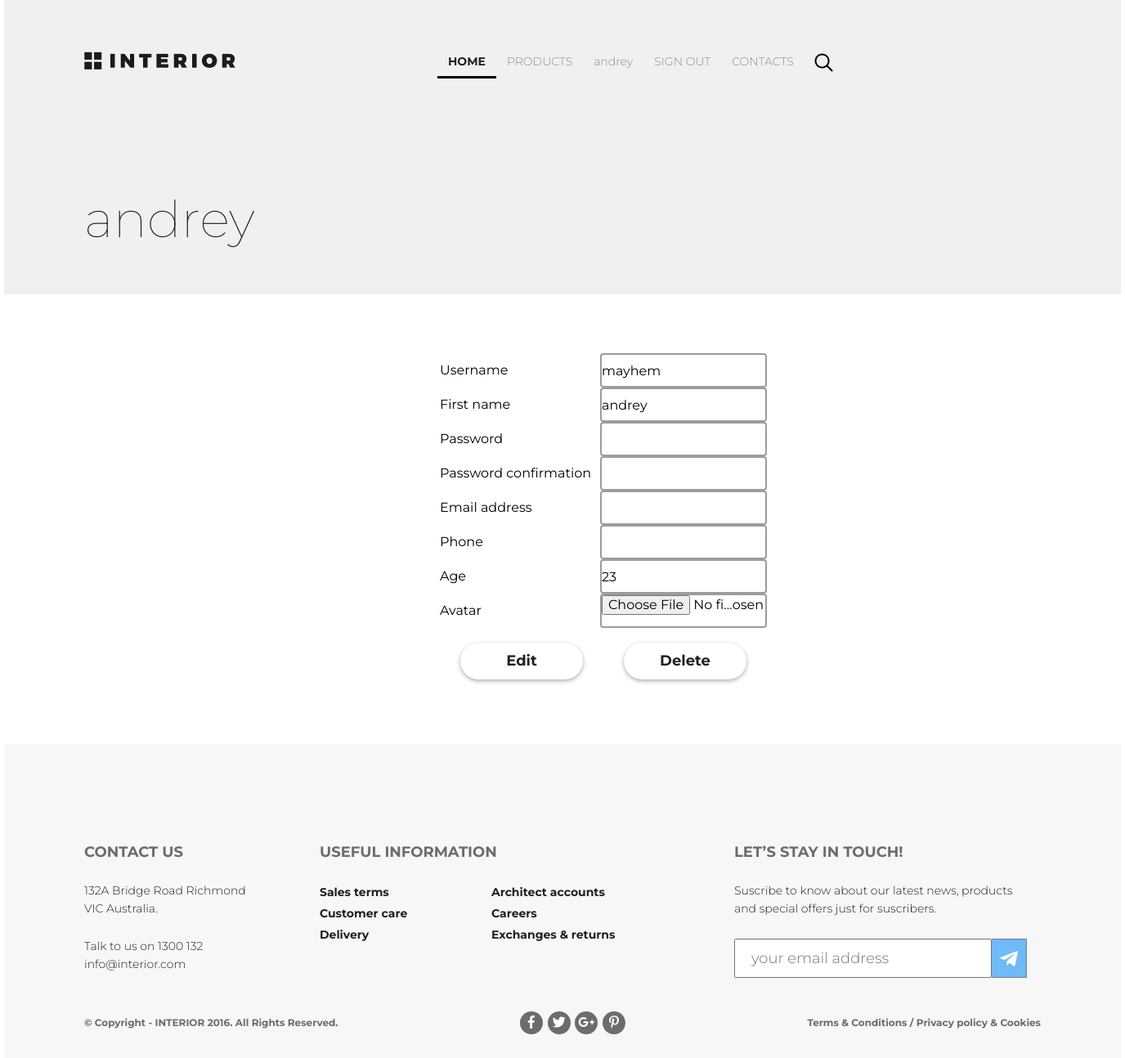
/auth/edit/ (signed in), run on an earlier commit of the app's database.
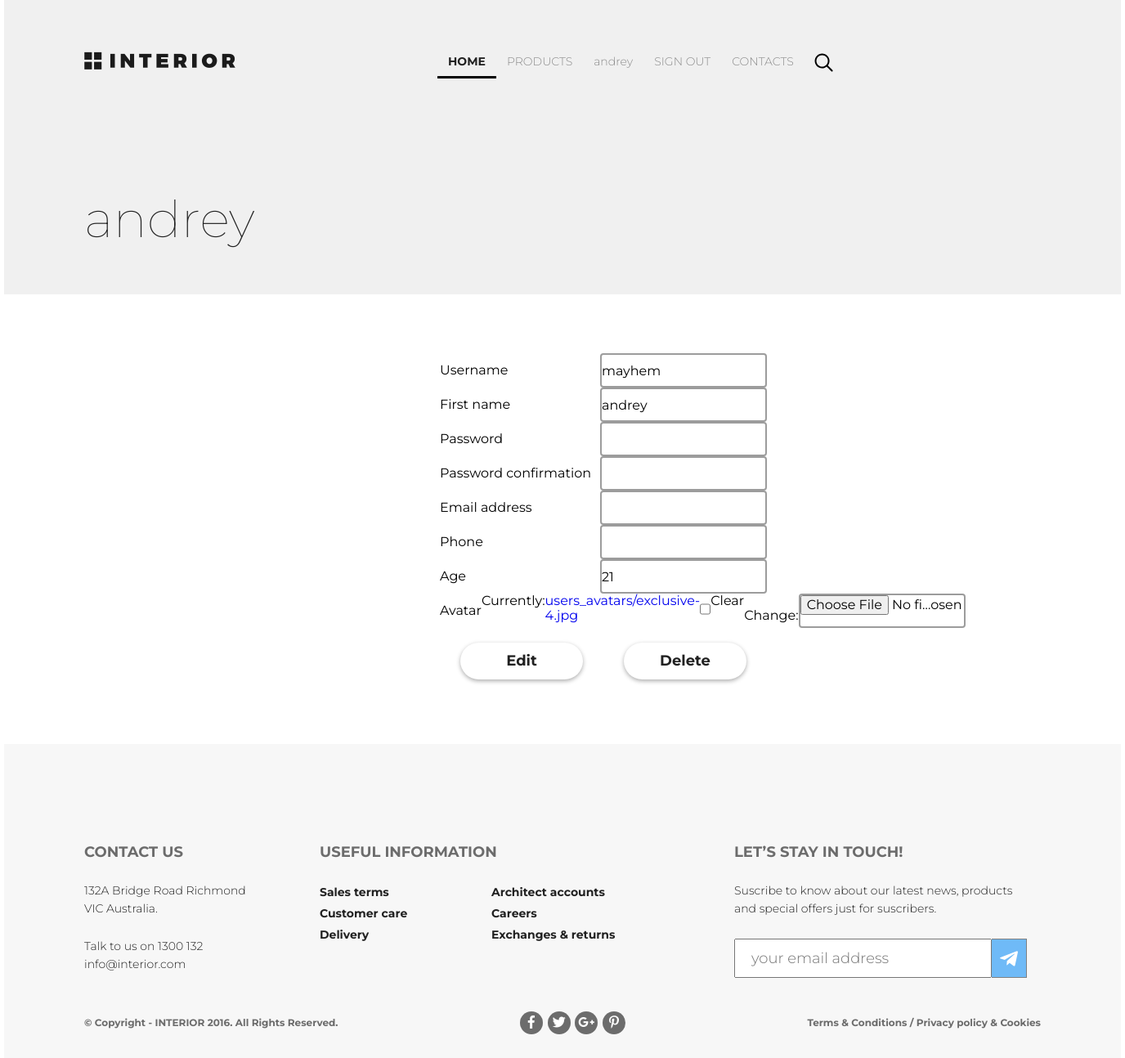
And on a later commit of the database.
### authapp/models.py (models this page shows)
class ShopUser(AbstractUser):
    avatar = models.ImageField(verbose_name='avatar', upload_to='users_avatars', blank=True)
    age = models.PositiveIntegerField(verbose_name='age')
    phone = models.CharField(verbose_name='phone', max_length=12, blank=True)

### authapp/views.py (the view)
# urls.py: path('edit/', authapp.edit, name='edit'),
def edit(request):
    title = request.user.first_name
    template = 'authapp/user.html'
    user = ShopUser.objects.get(username=request.user)
    form = ShopUserRegisterForm(instance=user)
    if request.method == 'POST' and 'edit' in request.POST:
        form = ShopUserRegisterForm(request.POST, request.FILES, instance=user)
        if form.is_valid():
            form.save()
            return HttpResponseRedirect(reverse('auth:login'))
    if request.method == 'POST' and 'delete' in request.POST:
        user.delete()
        return HttpResponseRedirect(reverse('main'))
    content = {'title': title, 'form': form, 'type': 'edit', 'text': title, 'button': 'Edit'}
    return render(request, template, content)

### authapp/forms.py (shortened to what this page needs)
class ShopUserRegisterForm(UserCreationForm):
    class Meta:
        model = ShopUser
        fields = ('username', 'first_name', 'password1', 'password2', 'email', 'phone', 'age', 'avatar')
    def __init__(self, *args, **kwargs):
        super(ShopUserRegisterForm, self).__init__(*args, **kwargs)
        for field_name, field in self.fields.items():
            field.widget.attrs['class'] = 'form-control'
            field.help_text = ''

### authapp/templates/authapp/user.html (shortened to what this page needs)
{% extends 'authapp/base.html' %}
{% load staticfiles %}
{% block container %}
    <div class="{{ type }}-page container">
        <div class="user-header padding-site">
            {% include "includes/inc_menu.html" %}
            <div class="slider-text">
                <h2>{{ text }}</h2>
            </div>
        </div>
        <div class="content padding-site">
            <form class="form-horizontal" action="" method="POST" enctype="multipart/form-data">
                {% for field in form  %}
                <div class="form-field">
                    <label for="{{ field.name }}" class="form-field-label">
                        {{ field.label }}
                    </label>
                    {{ field }}
                </div>
                {% endfor %}
                <br>
                <div class="buttons">
                {% if type != 'edit' %}
                    <button type="submit" class="form-control order-link">{{ button }}</button>
                {% else %}
                    <input type="submit" name="edit" class="form-control order-link" value="{{ button }}">
                    <input type="submit" name="delete" class="form-control order-link delete" value="Delete">
                {% endif %}
                </div>
            </form>
        </div>
        {% include "includes/inc_footer.html" %}
    </div>
{% endblock %}

### authapp/templates/authapp/base.html (shortened to what this page needs)
{% load static %}
<!DOCTYPE html>
<html>
<head>
    {% block css %}
        <link rel="stylesheet" type="text/css" href="{% static 'authapp/css/style.css' %}">
        <link rel="stylesheet" type="text/css" href="{% static 'authapp/css/normalize.css' %}">
        <link rel="stylesheet" href="https://use.fontawesome.com/releases/v5.2.0/css/all.css">
    {% endblock %}
</head>
<body>
    {% block container %}
    {% endblock %}
</body>
</html>

### authapp/templates/includes/inc_menu.html
            <div class="header">
                <a href="{% url 'main' %}" class="logo"><img src="/static/img/logo.png" alt="logo"></a>
                <ul class="menu">
                    <li><a href="{% url 'main' %}" class="active-link">HOME</a></li>
                    <li><a href="{% url 'products:product_index' %}">PRODUCTS</a></li>
                    {% if user.is_authenticated %}
                    <li><a href="{% url 'auth:edit' %}">{{ user.first_name|default:'USER' }}</a></li>
                    {% else %}
                    <li><a href="{% url 'auth:login' %}">SIGN IN</a></li>
                    {% endif %}
                    <li>
                    {% if user.is_authenticated %}
                        <a href="{% url 'auth:logout' %}">SIGN OUT</a>
                    {% else %}
                        <a href="{% url 'auth:register' %}">LOG IN</a>
                    {% endif %}
                    </li>
                    <li><a href="{% url 'contacts' %}">CONTACTS</a></li>
                    <li><input class="search-bar" type="text" name="search"></li>
                </ul>
            </div>

### authapp/templates/includes/inc_footer.html
        <div class="footer padding-site">
            <div class="contact">
                <h3>Contact Us</h3>
                <p>132A Bridge Road Richmond VIC Australia.</p>
                <p>Talk to us on 1300 132 info@interior.com</p>
            </div>
            <div class="useful-info">
                <h3>Useful Information</h3>
                <div class="block">
                    <div class="block-1">
                        <a href="#">Sales terms</a>
                        <a href="#">Customer care</a>
                        <a href="#">Delivery</a>
                    </div>
                    <div class="block-2">
                        <a href="#">Architect accounts</a>
                        <a href="#">Careers</a>
                        <a href="#">Exchanges &amp; returns</a>
                    </div>
                </div>
            </div>
            <div class="subs">
                <h3>Let’s Stay in Touch!</h3>
                <p>Suscribe to know about our latest news, products and special offers just for suscribers.</p>
                    <form  class="email" action="">
                        <input type="email" placeholder="your email address">
                        <button type="submit"><i class="fab fa-telegram-plane"></i></button>
                    </form>
            </div>
            <div class="copyrights">
                <h4>© Copyright - INTERIOR 2016. All Rights Reserved.</h4>
                <div class="social-links">
                    <a href="#" class="icon">
                        <i class="fab fa-facebook-f"></i>
                    </a>
                    <a href="#" class="icon">
                        <i class="fab fa-twitter"></i>
                    </a>
                    <a href="#" class="icon">
                        <i class="fab fa-google-plus-g"></i>
                    </a>
                    <a href="#" class="icon">
                        <i class="fab fa-pinterest-p"></i>
                    </a>
                </div>
                <h4>Terms &amp; Conditions / Privacy policy &amp; Cookies</h4>
            </div>
        </div>

### authapp/static/authapp/css/style.css (style rules this page uses)
* { margin: 0; padding: 0; }
body { font-family: 'Montserrat', sans-serif; background-color: white; }
a { text-decoration: none; }
.container { width: 1366px; margin: 0 auto; }
.padding-site { padding-left: 98px; padding-right: 98px; }
.header { display: flex; justify-content: space-between; }
.logo { margin-top: 63px; }
.menu { display: flex; margin-top: 57px; position: absolute; left: 530px; }
.menu li { list-style-type: none; }
.menu a { color: #8c8c8c; font-size: 14px; font-weight: 300; display: block; padding: 10px 13px; transition: all 0.2s; }
.menu .active-link { color: #212121 !important; font-weight: 700; border-bottom: 3px solid black !important; }
.menu .search-bar { background-image: url('/static/img/search.svg'); width: 25px; height: 38px; border: 2px solid transparent; background-color: #f0f0f0; background-position: 5px 6px; background-repeat: no-repeat; transition: 0.5s; padding-left: 35px; outline: none; margin-left: 5px; }
.slider-text { margin-top: 288px; position: absolute; }
.slider-text h2 { color: #212121; font-size: 62px; font-weight: 100; line-height: 72px; text-align: left; }
.user-header { position: relative; height: 360px; background-color: #f0f0f0; }
.user-header .slider-text { bottom: 56px; }
.content { position: relative; height: 550px; }
.form-field-label { line-height: 42px; }
.form-horizontal { display: block; text-align: left; padding-top: 72px; padding-left: 435px; width: 400px; }
.form-field { display: flex; justify-content: space-between; }
.form-horizontal input { width: 200px; height: 38px; border: 2px solid #9c9c9c; border-radius: 4px; outline: none; }
.form-horizontal input[type="submit"] { width: 150px; height: 45px; border-radius: 22.5px; border:none; }
.buttons { display: flex; justify-content: space-around; }
.order-link { font-family: Montserrat; color: #212121; font-size: 18px; font-weight: 700; text-align: center; background-color: #ffffff; box-shadow: 0px 2px 4.85px 0.15px rgba(33, 33, 33, 0.35); width: 181px; height: 45px; line-height: 45px; display: block; border-radius: 22.5px; transition: 0.5s; padding-left: 16.5px; padding-right: 16.5px; }
.footer { height: 264px; position: relative; background-color: #f7f7f7; display: flex; padding-top: 120px; }
.footer h3 { padding-bottom: 24px; color: #6c6c6c; font-size: 18px; font-weight: 700; line-height: 24px; text-align: left; text-transform: uppercase; }
.footer p { color: #212121; font-size: 14px; font-weight: 300; line-height: 22px; text-align: left; }
.contact { width: 221px; margin-right: 67px; }
.contact p { padding-bottom: 24px; }
.useful-info { width: 420px; margin-right: 87px; }
.useful-info a { color: #212121; font-size: 14px; font-weight: 700; line-height: 26px; text-align: left; }
.useful-info .block { display: flex; }
.block-1 a { margin-right: 78px; display: block; width: 132px; }
.block-2 a { display: block; width: 187px; }
.subs { width: 358px; }
.subs p { margin-bottom: 26px; }
.email { display: flex; }
.email input { width: 332px; height: 14px; padding: 15px 19px; color: #6c6c6c; font-size: 18px; font-weight: 300; text-align: left; }
.email button { float: left; padding: 10px; background: #6fbaf7; color: white; font-size: 25px; border: 1px solid grey; border-left: none; cursor: pointer; height: 48px; width: 48px; }
.copyrights { position: absolute; bottom: 29px; display: flex; justify-content: space-between; width: 1170px; align-items: center; }
.copyrights h4 { color: #6c6c6c; font-size: 12px; font-weight: 700; line-height: 26px; text-align: right; display: block; }
.copyrights .social-links { width: 129px; height: 28px; display: flex; justify-content: space-between; }
.copyrights a { width: 28px; height: 28px; }
.icon { display: block; width: 28px; height: 28px; background-color: #6c6c6c; border-radius: 50%; text-align: center; line-height: 28px; color: #fff; font-size: 16px; }

What changed in the data, as far as the page shows it:
changed ShopUser "andrey": age "23" → "21"
Also different on the page:
new list line: "Currently: users_avatars/exclusive-4.jpg Clear Change: ☐"
